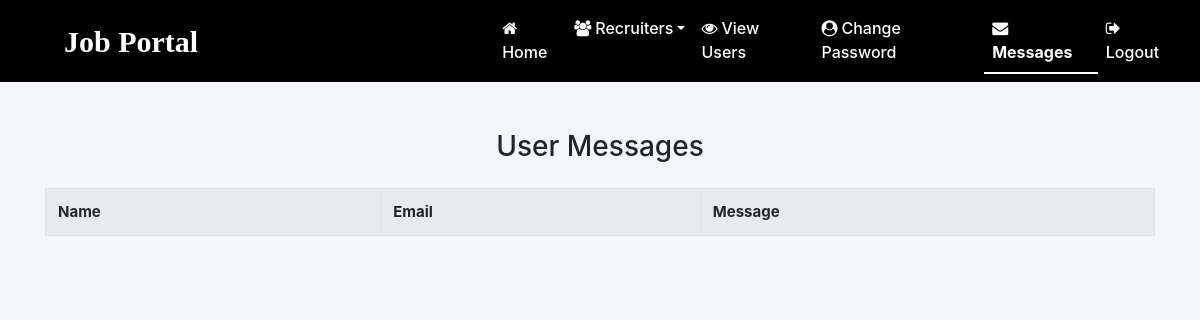
The page /view_messages/ on the database as committed earlier.
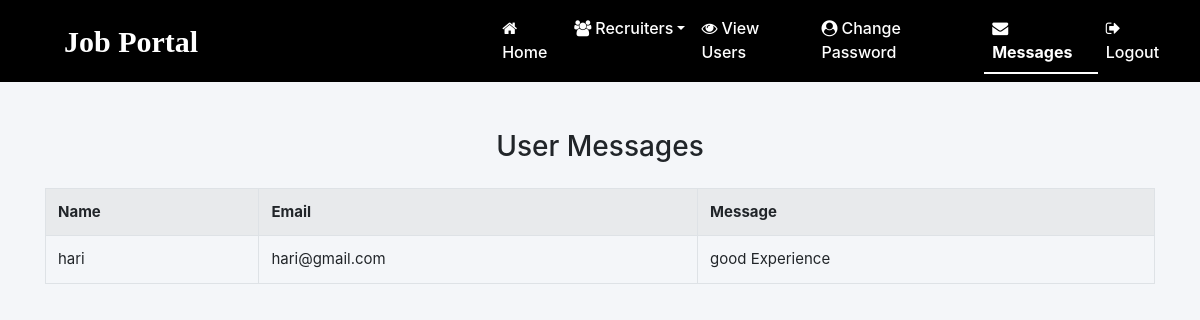
The same page on the database as committed later.
### job/models.py (models this page shows, shortened)
class Contact(models.Model):
    name = models.CharField(max_length=100)
    email = models.EmailField()
    message = models.TextField()

### job/views.py (the view)
# urls.py: path('view_messages/', view_messages, name='view_messages'),
def view_messages(request):
    messages = Contact.objects.all()
    return render(request,'view_messages.html',{'messages':messages})

### job/templates/view_messages.html (shortened to what this page needs)
{% include 'admin_navigation.html' %}
<div class="container mt-5">
<h3 class="text-center mb-4">User Messages</h3>
<table class="table table-bordered table-striped">
<tr>
<th>Name</th>
<th>Email</th>
<th>Message</th>
</tr>
{% for i in messages %}
<tr>
<td>{{ i.name }}</td>
<td>{{ i.email }}</td>
<td>{{ i.message }}</td>
</tr>
{% endfor %}
</table>
</div>

Rows that differ between the two databases and show on the page:
added Contact: name "hari", email "hari@gmail.com", message "good Experience"
